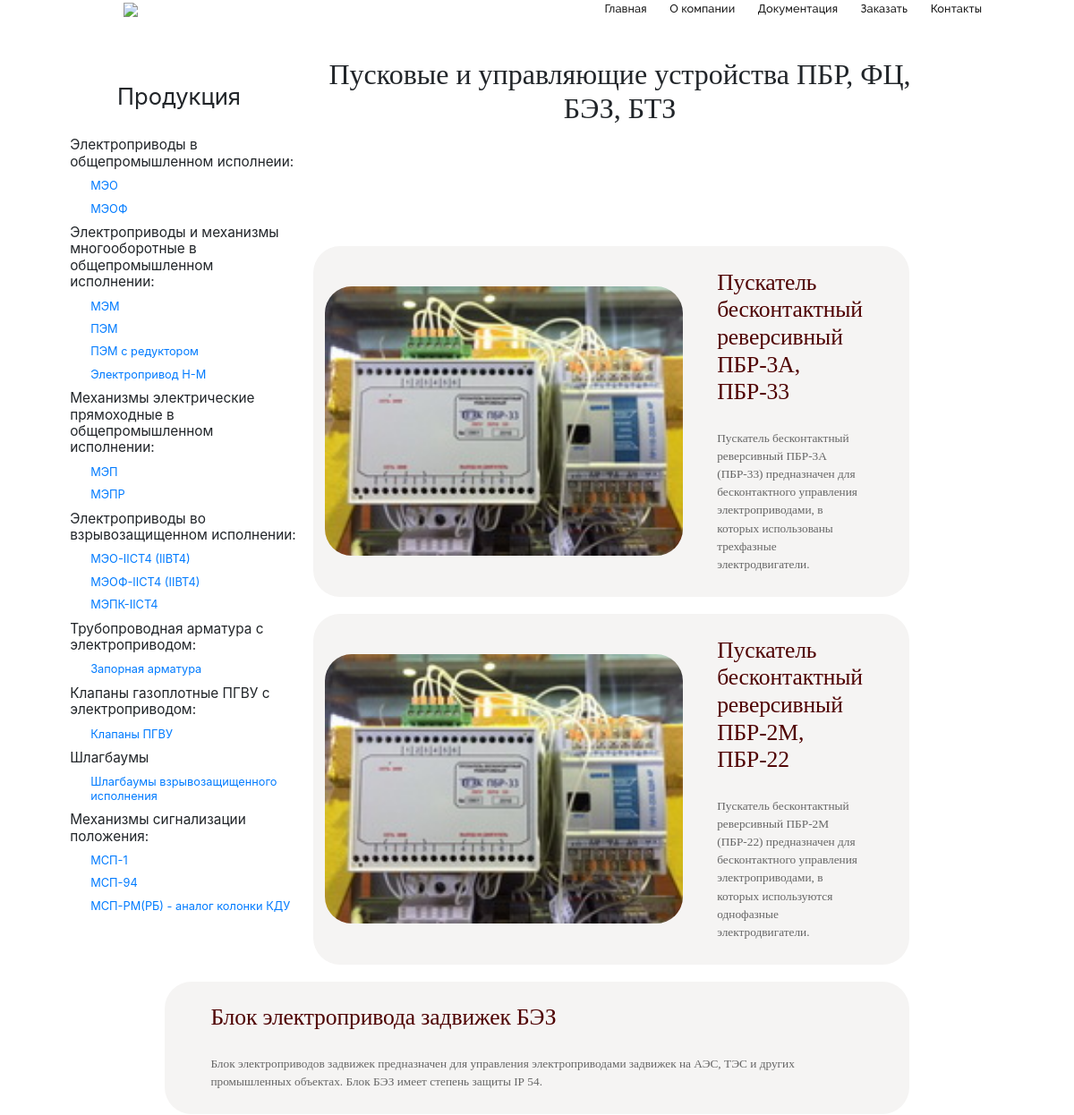
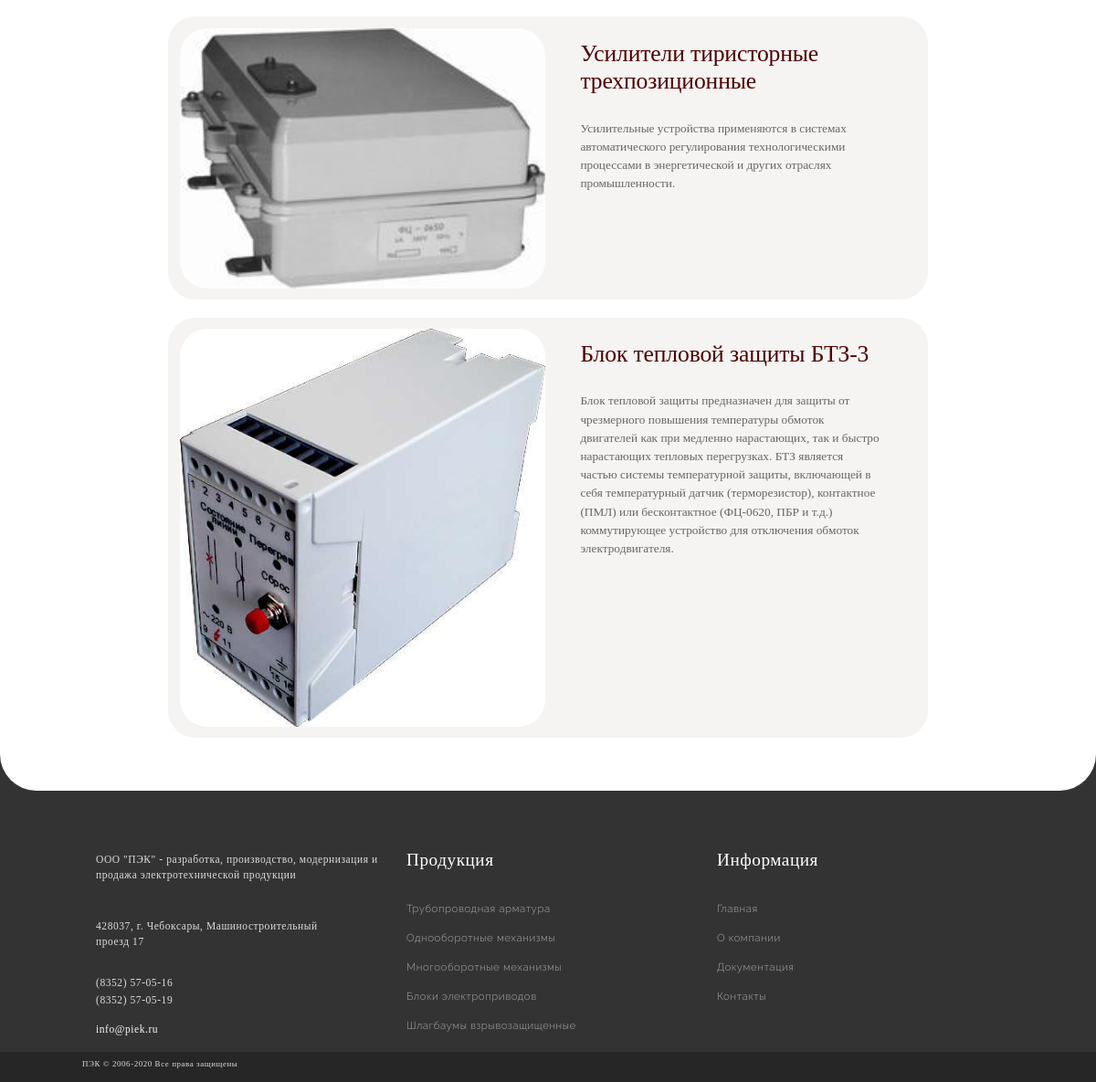
Page /catalog/instruments/ on the committed database (2 pictures, top to bottom).
### mainapp/models.py (models this page shows, shortened)
class Group(models.Model):
    title       = models.CharField(max_length=250)
    position    = models.IntegerField('Позиция на странице', unique=True)
    name        = models.CharField(null=True, blank=True,max_length=250)
    img         = models.ImageField(upload_to='main_page', null=True, blank=True)
    slug        = models.CharField('url', unique=True, null=True, blank=True, max_length=200, help_text='for instance, "mechanisms/meo"' )
    description = HTMLField(null=True, blank=True)
    content     = HTMLField(null=True, blank=True)
    class Meta:
        ordering = ['position']

class Product(models.Model):
    parent       = models.ForeignKey(Group, on_delete=models.CASCADE)
    slug_product = models.SlugField('url', help_text='for instance, "40 or 6_3"')
    img          = models.ImageField('Изображение для ссылки', null=True, blank=True, upload_to='mechanisms_preview')
    href_title   = models.CharField(max_length=250)
    name         = models.CharField(max_length=250)
    description  = HTMLField()
    content      = HTMLField()
    class Meta:
        ordering = ['id']

### mainapp/views.py (the view)
# urls.py: path('catalog/<path:slug>/', SubgroupDetailView),
def SubgroupDetailView(request, slug):
    subgroup_info = get_object_or_404(Group, slug=slug)
    photos = SubgroupImage.objects.filter(page = subgroup_info)
    product_list = Product.objects.filter(parent__slug=slug)
    return render(
    request,
    'mainapp/SubgroupDetailView.html',
    context={
    'subgroup_info' : subgroup_info,
    'photos': photos,
    'product_list': product_list,
    })

### mainapp/templates/mainapp/SubgroupDetailView.html (shortened to what this page needs)
<!DOCTYPE html>
{% load static %}
<html xmlns="http://www.w3.org/1999/xhtml">
<head>
	{% include 'mainapp/head-property.html' %}
	<link href="{% static 'css/SubgroupDetailView.css' %}" rel="stylesheet">
	<link href="{% static 'css/jquery.fancybox.css' %}" rel="stylesheet">
</head>
<body>
	{% include 'mainapp/header.html' %}
	<main>
	{% include 'mainapp/sidebar.html' %}
		<div class="container top-block" style="max-width: 900px!important;">
			<h1 class="d-flex justify-content-center py-md-5 py-2 text-center ">{{subgroup_info.name}}</h1>
		</div>
			<section class="container pt-5 " style="max-width:900px !important;">
				{% for p in product_list %}
				<div class="d-flex wrapper p-3 my-3 m-md-4">
					<a href="info/{{ p.slug_product }}">
						<div class="d-flex flex-column flex-md-row">
							<div class="flex-column m-auto">
								<img src="{{ p.img.url }}" alt="">
							</div>
							<div class="flex-column px-md-5">
								<h1 class="py-md-3">{{ p.href_title }}</h1>
								<p class="">{{p.description |safe }}</p>
							</div>
						</div>
					</a>
				</div>
				{% endfor %}
			</section>
		<section class="container pb-5 px-3">
		</section>
	</main>
	{% include 'mainapp/footer.html' %}
</body>
</html>

### mainapp/templates/mainapp/head-property.html (shortened to what this page needs)
{% load static %}
<link href="{% static 'css/bootstrap.min.css' %}" rel="stylesheet">
<link href="{% static 'css/normal.css' %}" rel="stylesheet">
<link href="{% static 'css/fonts.css' %}" rel="stylesheet">
<link href="{% static 'css/sidebar.css' %}" rel="stylesheet">

### mainapp/templates/mainapp/header.html (shortened to what this page needs)
<nav class="navbar navbar-expand-md navbar-light pt-5">
  <div class="container">
    <a class="navbar-brand" href="#"><img class="media_small" src="/static/img/main_page/logo.png" width="75" ></a>
    <div class="collapse navbar-collapse" id="navbarSupportedContent">
      <ul class="navbar-nav ml-auto">
        <li class="nav-item active px-2">
          <a class="nav-link vlad" href="/">Главная<span class="sr-only">(current)</span></a>
        </li>
        <li class="nav-item dropdown active px-2">
          <a class="nav-link  vlad" href="#" id="navbarDropdown" role="button" data-toggle="dropdown" aria-haspopup="true" aria-expanded="false">
            О компании
          </a>
          </li>
          <li class="nav-item dropdown active px-2">
            <a class="nav-link" href="#" id="navbarDropdown" role="button" data-toggle="dropdown" aria-haspopup="true" aria-expanded="false">
              Документация
            </a>
            </li>
            <li class="nav-item active px-2">
              <a class="nav-link" href="#">Заказать<span class="sr-only">(current)</span></a>
            </li>
            <li class="nav-item active px-2">
              <a class="nav-link" href="/contacts/">Контакты<span class="sr-only">(current)</span></a>
            </li>
          </ul>
        </div>
      </div>
    </nav>

### mainapp/templates/mainapp/sidebar.html
{% load static %}
<div class="d-none d-xl-flex my-5" id="content-left">
	<div class="flex-column sidebar-wrap p-3">
			<p class="title-sidebar py-3">Продукция</p>
			<div class="flex-column text-sidebar">
					<p class="">Электроприводы в общепромышленном исполнеии:</p>
					<a href="#"><p>МЭО</p></a>
					<a href="#"><p>МЭОФ</p></a>
			</div>
			<div class="flex-column text-sidebar">
					<p class="">Электроприводы и механизмы многооборотные
						 в общепромышленном исполнении:</p>
					<a href="#"><p>МЭМ</p></a>
					<a href="#"><p>ПЭМ</p></a>
					<a href="#"><p>ПЭМ с редуктором</p></a>
					<a href="#"><p>Электропривод Н-М</p></a>
			</div>
			<div class="flex-column text-sidebar">
					<p class="text-sidebar">Механизмы электрические прямоходные в
						общепромышленном исполнении:</p>
					<a href="#"><p>МЭП</p></a>
					<a href="#"><p>МЭПР</p></a>
			</div>
			<div class="flex-column text-sidebar">
					<p class="">Электроприводы во взрывозащищенном исполнении:</p>
					<a href="#"><p>МЭО-IICT4 (IIBT4)</p></a>
					<a href="#"><p>МЭОФ-IIСT4 (IIBT4)</p></a>
					<a href="#"><p>МЭПК-IIСT4</p></a>
			</div>
			<div class="flex-column text-sidebar">
					<p class="">Трубопроводная арматура с электроприводом:</p>
					<a href="#"><p>Запорная арматура</p></a>
			</div>
			<div class="flex-column text-sidebar">
					<p class="">Клапаны газоплотные ПГВУ с электроприводом:</p>
					<a href="#"><p>Клапаны ПГВУ</p></a>
			</div>
			<div class="flex-column text-sidebar">
					<p class="">Шлагбаумы</p>
					<a href="#"><p>Шлагбаумы взрывозащищенного исполнения</p></a>
			</div>
			<div class="flex-column text-sidebar">
					<p class="">Механизмы сигнализации положения:</p>
					<a href="#"><p>МСП-1</p></a>
					<a href="#"><p>МСП-94</p></a>
					<a href="#"><p>МСП-РМ(РБ) - аналог колонки КДУ</p></a>
			</div>
	</div>
</div>

### mainapp/templates/mainapp/footer.html (shortened to what this page needs)
{% load static %}
<footer class="footer">
	<div class="container" id="Footer">
		<div class="d-flex flex-column flex-md-row text-white text-left">
			<div class="flex-column py-1 col-md-4 left-block">
				<div class="py-md-3 py-3 center-md iphoneseoff"><p class="">ООО "ПЭК" - разработка, производство, модернизация и продажа электротехнической продукции</p></div>
				<div class="py-md-3 py-3 center-md"><p class="">428037, г. Чебоксары, Машиностроительный<br>проезд 17</p></div>
				<div class=""><a class="" href="tel:+78352570516">(8352) 57-05-16</a></div>
				<div class=""><a class="" href="tel:+78352570519"> (8352) 57-05-19</a></div>
				<div class="py-md-3 py-1"><a class="text-light" href="mailto:info@piek.ru">info@piek.ru</a></div>
			</div>
			<div class="flex-column py-1  py-md-3 col-md-4">
				<h2 class="pb-md-4">Продукция</h2>
				<div class="py-md-2"><a href="http://piek.ru/catalog/armature/">Трубопроводная арматура</a></div>
				<div class="py-md-2"><a href="http://piek.ru/catalog/mechanisms/">Однооборотные механизмы</a></div>
				<div class="py-md-2"><a href="http://piek.ru/catalog/elektroprivody/pem/">Многооборотные механизмы</a></div>
				<div class="py-md-2"><a href="http://piek.ru/catalog/instruments/bez/on_1_sh/">Блоки электроприводов</a></div>
				<div class="py-md-2"><a href="http://piek.ru/catalog/blast/shlagbaumy_vzryvozashishennye/">Шлагбаумы взрывозащищенные</a></div>
			</div>
			<div class="d-flex flex-column py-1 py-md-3 col-md-4">
				<h2  class="pb-md-4 ">Информация</h2>
				<div class="py-md-2"><a href="http://piek.ru/"> Главная </a></div>
				<div class="py-md-2"><a href="http://piek.ru/about/"> О компании </a></div>
				<div class="py-md-2"><a href="http://piek.ru/docum/"> Документация </a></div>
				<div class="py-md-2"><a href="http://piek.ru/contact/"> Контакты </a></div>
			</div>
		</div>
	</div>
	<div class="tiny-footer" id="TiyFooter">
		<div class="container pt-2 "><p>ПЭК © 2006-2020  Все права защищены</p></div>
	</div>
</footer>

### static/css/normal.css (style rules this page uses)
.container { max-width: 1050px !important; padding-top:0px; }
html { margin-top: -25px; width: 100%; max-width: 100%; font-size: 0.8em; }
body { width: 100%; overflow-x: hidden; margin: 0; padding: 0; }
main { position: relative; margin: 0 auto; z-index: 1; border-bottom-left-radius: 40px; border-bottom-right-radius: 40px; background-color: #fff; }
.navbar { z-index: 2 !important; height: auto; padding-bottom: 0px; padding-top: 1.5em; margin-top:-20px; }
.navbar-brand { margin-left: 3em; -webkit-animation-duration: 1s; animation-duration: 1s; -webkit-animation-fill-mode: both; animation-fill-mode: both; -webkit-animation-delay: 1.7s; -moz-animation-delay: 1.7s; animation-delay: 1.7s; }
.nav-link { color:#e8e8e8; font-family: Raleway; font-weight: 500; letter-spacing: .100px; }
.container p,h1,h2,h3 { font-family: "Raleway"; }
.footer { padding-top: 100px; letter-spacing: .56px; background-color: #333333; font-weight: lighter; position: fixed; width: 100%; bottom: 0; left: 0; right: 0; }
.footer a, .footer p { font-size: 0.9em; color: #a8a8a8; font-family: "Raleway"; font-weight: 300; text-decoration: none; transition-duration: .2s; }
.footer h2 { font-family: Raleway; font-size: 1.5em; font-weight: 400; }
.left-block p, .left-block a { font-family: "sf"; color: #dedede; }
.tiny-footer { display: flex; background-color: #262626; min-height: 20px; }
.tiny-footer p { color: #dedede; font-size: 0.7em; font-family: sf; font-weight: lighter; }

### static/css/sidebar.css (style rules this page uses)
#content-left { width: 300px; float: left; margin-left: 50px !important; }
.sidebar-wrap { background-color: #fff; border-radius: 30px; }
.title-sidebar { font-size: 2em; text-align: center; }
.text-sidebar p { padding-left: 1em; font-size: 1.2em; line-height: 1.2em !important; margin-bottom: 10px; }
.text-sidebar a > p { padding-left: 3em; font-size: 1em; }

### static/css/SubgroupDetailView.css (style rules this page uses)
.top-block h1 { font-family: 'Raleway'; font-weight: 400; font-size: 2.5em; }
section { font-family: 'SF UI Text'; color: #555; }
.wrapper { position: relative; background-color: #f5f4f3; border-radius: 30px; transition: all .3s ease; }
.wrapper h1 { font-family: 'SF UI Display'; font-weight: normal; font-size: 2em; color: #4e0000; letter-spacing: -.005em; }
.wrapper p { font-family: 'SF UI Text'; color: #666; }
.wrapper img { width: 400px; height: auto; border-radius: 30px; }

### rows in the picture
Group: name "Пусковые и управляющие устройства ПБР, ФЦ, БЭЗ, БТЗ"
Product: img (picture), href_title "Пускатель бесконтактный реверсивный ПБР-3А, ПБР-33", description "Пускатель бесконтактный реверсивный ПБР-3А (ПБР-33) предназначен для бесконтактного управления электроприводами, в которых использованы трехфазные электродвигатели."
Product: img (picture), href_title "Пускатель бесконтактный реверсивный ПБР-2М, ПБР-22", description "Пускатель бесконтактный реверсивный ПБР-2М (ПБР-22) предназначен для бесконтактного управления электроприводами, в которых используются однофазные электродвигатели."
Product: href_title "Блок электропривода задвижек БЭЗ", description "Блок электроприводов задвижек предназначен для управления электроприводами задвижек на АЭС, ТЭС и других промышленных объектах. Блок БЭЗ имеет степень защиты IР 54."
Product: img (picture), href_title "Усилители тиристорные трехпозиционные", description "Усилительные устройства применяются в системах автоматического регулирования технологическими процессами в энергетической и других отраслях промышленности."
Product: img (picture), href_title "Блок тепловой защиты БТЗ-3", description "Блок тепловой защиты предназначен для защиты от чрезмерного повышения температуры обмоток двигателей как при медленно нарастающих, так и быстро нарастающих тепловых перегрузках. БТЗ является частью системы температурной защиты, включающей в себя температурный датчик (терморезистор), контактное (ПМЛ) или бесконтактное (ФЦ-0620, ПБР и т.д.) коммутирующее устройство для отключения обмоток электродвигателя."
